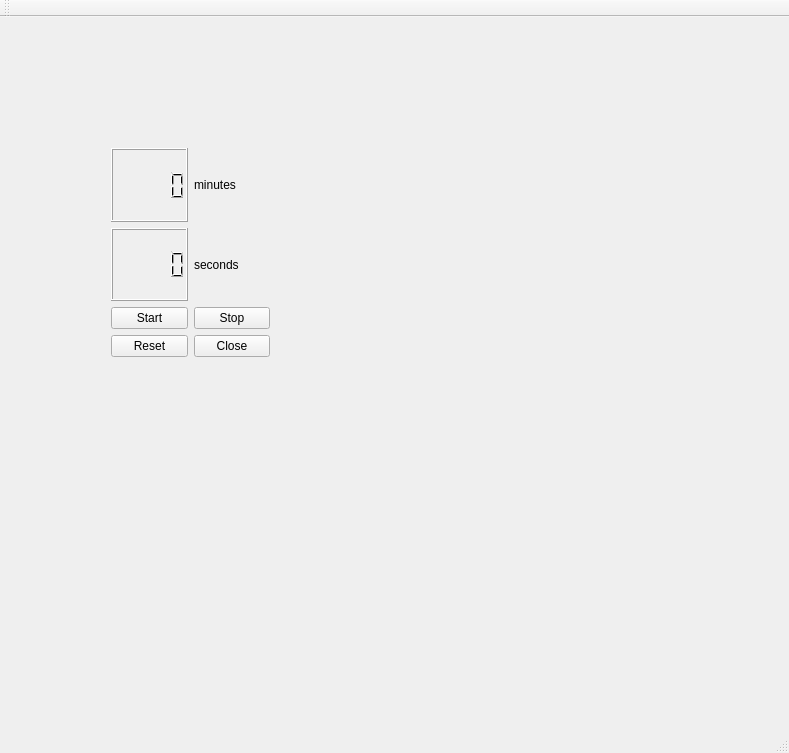
<?xml version="1.0" encoding="UTF-8"?>
<ui version="4.0">
 <class>MainWindow</class>
 <widget class="QMainWindow" name="MainWindow">
  <property name="geometry">
   <rect>
    <x>0</x>
    <y>0</y>
    <width>789</width>
    <height>753</height>
   </rect>
  </property>
  <property name="windowTitle">
   <string>MainWindow</string>
  </property>
  <widget class="QWidget" name="centralWidget">
   <widget class="QWidget" name="gridLayoutWidget">
    <property name="geometry">
     <rect>
      <x>100</x>
      <y>120</y>
      <width>181</width>
      <height>231</height>
     </rect>
    </property>
    <layout class="QGridLayout" name="gridLayout">
     <item row="2" column="0">
      <widget class="QLCDNumber" name="lcdNumberSec"/>
     </item>
     <item row="0" column="0">
      <widget class="QLCDNumber" name="lcdNumberMin"/>
     </item>
     <item row="3" column="0">
      <widget class="QPushButton" name="startButton">
       <property name="text">
        <string>Start</string>
       </property>
      </widget>
     </item>
     <item row="4" column="0">
      <widget class="QPushButton" name="resetButton">
       <property name="text">
        <string>Reset</string>
       </property>
      </widget>
     </item>
     <item row="0" column="1">
      <widget class="QLabel" name="label">
       <property name="text">
        <string>minutes</string>
       </property>
      </widget>
     </item>
     <item row="2" column="1">
      <widget class="QLabel" name="label_2">
       <property name="text">
        <string>seconds</string>
       </property>
      </widget>
     </item>
     <item row="3" column="1">
      <widget class="QPushButton" name="stopButton">
       <property name="text">
        <string>Stop</string>
       </property>
      </widget>
     </item>
     <item row="4" column="1">
      <widget class="QPushButton" name="closeButton">
       <property name="text">
        <string>Close</string>
       </property>
      </widget>
     </item>
    </layout>
   </widget>
  </widget>
  <widget class="QMenuBar" name="menuBar">
   <property name="geometry">
    <rect>
     <x>0</x>
     <y>0</y>
     <width>789</width>
     <height>21</height>
    </rect>
   </property>
  </widget>
  <widget class="QToolBar" name="mainToolBar">
   <attribute name="toolBarArea">
    <enum>TopToolBarArea</enum>
   </attribute>
   <attribute name="toolBarBreak">
    <bool>false</bool>
   </attribute>
  </widget>
  <widget class="QStatusBar" name="statusBar"/>
 </widget>
 <layoutdefault spacing="6" margin="11"/>
 <resources/>
 <connections/>
</ui>
